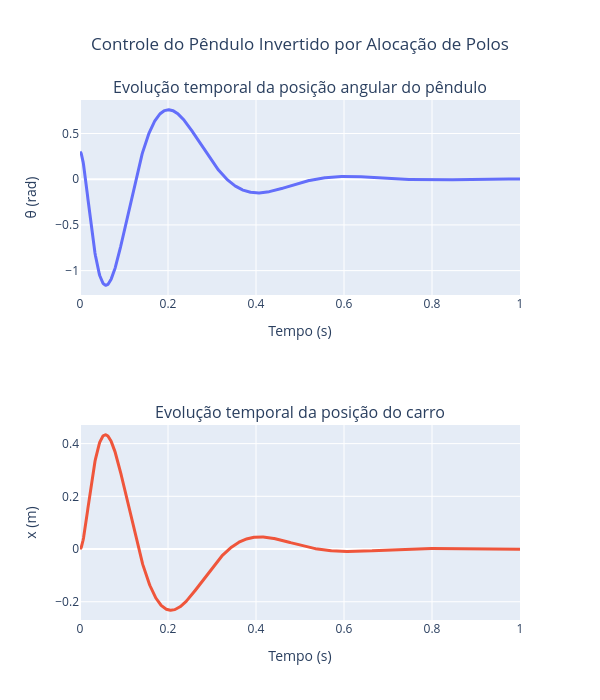

Write notebook code for a chart like this one.
### Markdown cell above
### (1.3)

### Code cell
# @title Evolução temporal

# =========================================================
# Sistema em malha fechada
# =========================================================

Acl = A - B @ K

# =========================================================
# Condição inicial
# theta = 0.3 rad
# =========================================================

x0 = np.array([0.3, 0, 0, 0])

# =========================================================
# Simulação temporal
# =========================================================

t0 = 0
tf = 1
N = 1000

t = np.linspace(t0, tf, N)

# Dinâmica
def closed_loop(t, x):
    return Acl @ x

sol = solve_ivp(
    closed_loop,
    [t0, tf],
    x0,
    t_eval=t
)

# =========================================================
# Estados
# =========================================================

theta = sol.y[0]
theta_dot = sol.y[1]
x_cart = sol.y[2]
x_dot = sol.y[3]

# =========================================================
# Gráficos
# =========================================================

fig = make_subplots(
    rows=2,
    cols=1,
    subplot_titles=(
        "Evolução temporal da posição angular do pêndulo",
        "Evolução temporal da posição do carro"
    )
)

# ---------------------------------------------------------
# Ângulo do pêndulo
# ---------------------------------------------------------

fig.add_trace(
    go.Scatter(
        x=t,
        y=theta,
        mode='lines',
        name='θ(t)',
        line=dict(width=3)
    ),
    row=1,
    col=1
)

# ---------------------------------------------------------
# Posição do carro
# ---------------------------------------------------------

fig.add_trace(
    go.Scatter(
        x=t,
        y=x_cart,
        mode='lines',
        name='x(t)',
        line=dict(width=3)
    ),
    row=2,
    col=1
)

# =========================================================
# Layout
# =========================================================

fig.update_layout(
    height=700,
    width=600,
    title='Controle do Pêndulo Invertido por Alocação de Polos',
    title_x=0.5,
    showlegend=False
)

fig.update_xaxes(title_text='Tempo (s)')
fig.update_yaxes(title_text='θ (rad)', row=1, col=1)
fig.update_yaxes(title_text='x (m)', row=2, col=1)

fig.show()

### Figure 1 — Plotly figure (JSON) as saved in the notebook; plotly's stock layout.template omitted (floating-point values rounded to 4 significant figures; data arrays with more than 128 entries replaced by an {"elided": "..."} marker saying what was removed)
{"data": [{"line": {"width": 3}, "mode": "lines", "name": "θ(t)", "type": "scatter", "x": {"elided": "1000 float values"}, "xaxis": "x", "y": {"elided": "1000 float values"}, "yaxis": "y"}, {"line": {"width": 3}, "mode": "lines", "name": "x(t)", "type": "scatter", "x": {"elided": "1000 float values"}, "xaxis": "x2", "y": {"elided": "1000 float values"}, "yaxis": "y2"}], "layout": {"annotations": [{"font": {"size": 16}, "showarrow": false, "text": "Evolução temporal da posição angular do pêndulo", "x": 0.5, "xanchor": "center", "xref": "paper", "y": 1, "yanchor": "bottom", "yref": "paper"}, {"font": {"size": 16}, "showarrow": false, "text": "Evolução temporal da posição do carro", "x": 0.5, "xanchor": "center", "xref": "paper", "y": 0.375, "yanchor": "bottom", "yref": "paper"}], "height": 700, "showlegend": false, "title": {"text": "Controle do Pêndulo Invertido por Alocação de Polos", "x": 0.5}, "width": 600, "xaxis": {"anchor": "y", "domain": [0, 1], "title": {"text": "Tempo (s)"}}, "xaxis2": {"anchor": "y2", "domain": [0, 1], "title": {"text": "Tempo (s)"}}, "yaxis": {"anchor": "x", "domain": [0.625, 1], "title": {"text": "θ (rad)"}}, "yaxis2": {"anchor": "x2", "domain": [0, 0.375], "title": {"text": "x (m)"}}}}
